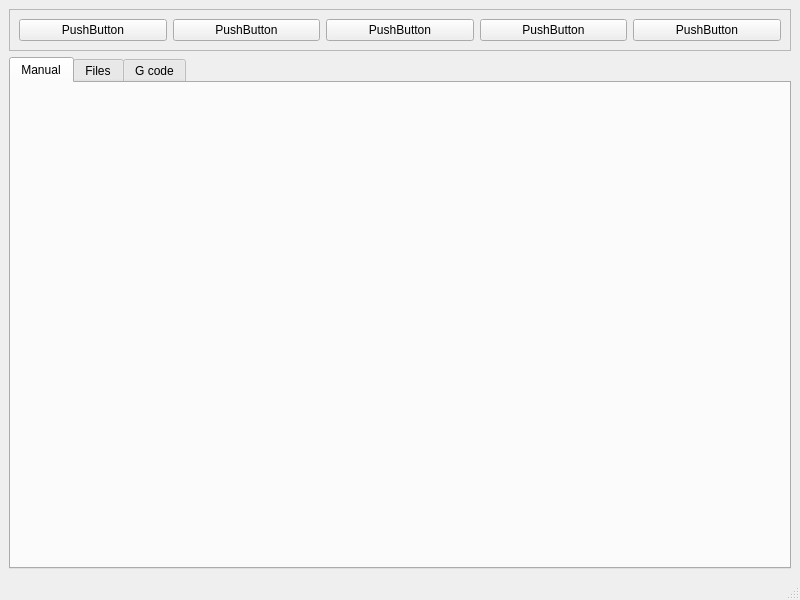
<?xml version="1.0" encoding="UTF-8"?>
<ui version="4.0">
 <class>MainWindow</class>
 <widget class="QMainWindow" name="MainWindow">
  <property name="geometry">
   <rect>
    <x>0</x>
    <y>0</y>
    <width>800</width>
    <height>600</height>
   </rect>
  </property>
  <property name="windowTitle">
   <string>MainWindow</string>
  </property>
  <widget class="QWidget" name="centralwidget">
   <layout class="QVBoxLayout" name="verticalLayout">
    <item>
     <widget class="QFrame" name="frame">
      <property name="frameShape">
       <enum>QFrame::StyledPanel</enum>
      </property>
      <property name="frameShadow">
       <enum>QFrame::Raised</enum>
      </property>
      <layout class="QGridLayout" name="gridLayout">
       <item row="0" column="4">
        <widget class="QPushButton" name="pushButton">
         <property name="text">
          <string>PushButton</string>
         </property>
        </widget>
       </item>
       <item row="0" column="1">
        <widget class="QPushButton" name="pushButton_4">
         <property name="text">
          <string>PushButton</string>
         </property>
        </widget>
       </item>
       <item row="0" column="2">
        <widget class="QPushButton" name="pushButton_3">
         <property name="text">
          <string>PushButton</string>
         </property>
        </widget>
       </item>
       <item row="0" column="3">
        <widget class="QPushButton" name="pushButton_2">
         <property name="text">
          <string>PushButton</string>
         </property>
        </widget>
       </item>
       <item row="0" column="0">
        <widget class="QPushButton" name="pushButton_5">
         <property name="text">
          <string>PushButton</string>
         </property>
        </widget>
       </item>
      </layout>
     </widget>
    </item>
    <item>
     <widget class="QTabWidget" name="tabWidget">
      <property name="currentIndex">
       <number>0</number>
      </property>
      <widget class="QWidget" name="tab_1">
       <attribute name="title">
        <string>Manual</string>
       </attribute>
      </widget>
      <widget class="QWidget" name="tab_2">
       <attribute name="title">
        <string>Files</string>
       </attribute>
       <layout class="QGridLayout" name="gridLayout_2">
        <item row="0" column="0">
         <widget class="QFrame" name="frame_2">
          <property name="frameShape">
           <enum>QFrame::StyledPanel</enum>
          </property>
          <property name="frameShadow">
           <enum>QFrame::Raised</enum>
          </property>
          <layout class="QGridLayout" name="gridLayout_3">
           <item row="0" column="1">
            <widget class="QPushButton" name="pushButton_6">
             <property name="text">
              <string>PushButton</string>
             </property>
            </widget>
           </item>
           <item row="0" column="0">
            <widget class="QListWidget" name="file_lw"/>
           </item>
          </layout>
         </widget>
        </item>
       </layout>
      </widget>
      <widget class="QWidget" name="tab_3">
       <attribute name="title">
        <string>G code</string>
       </attribute>
      </widget>
     </widget>
    </item>
   </layout>
  </widget>
  <widget class="QMenuBar" name="menubar">
   <property name="geometry">
    <rect>
     <x>0</x>
     <y>0</y>
     <width>800</width>
     <height>24</height>
    </rect>
   </property>
  </widget>
  <widget class="QStatusBar" name="statusbar"/>
 </widget>
 <resources/>
 <connections/>
</ui>
